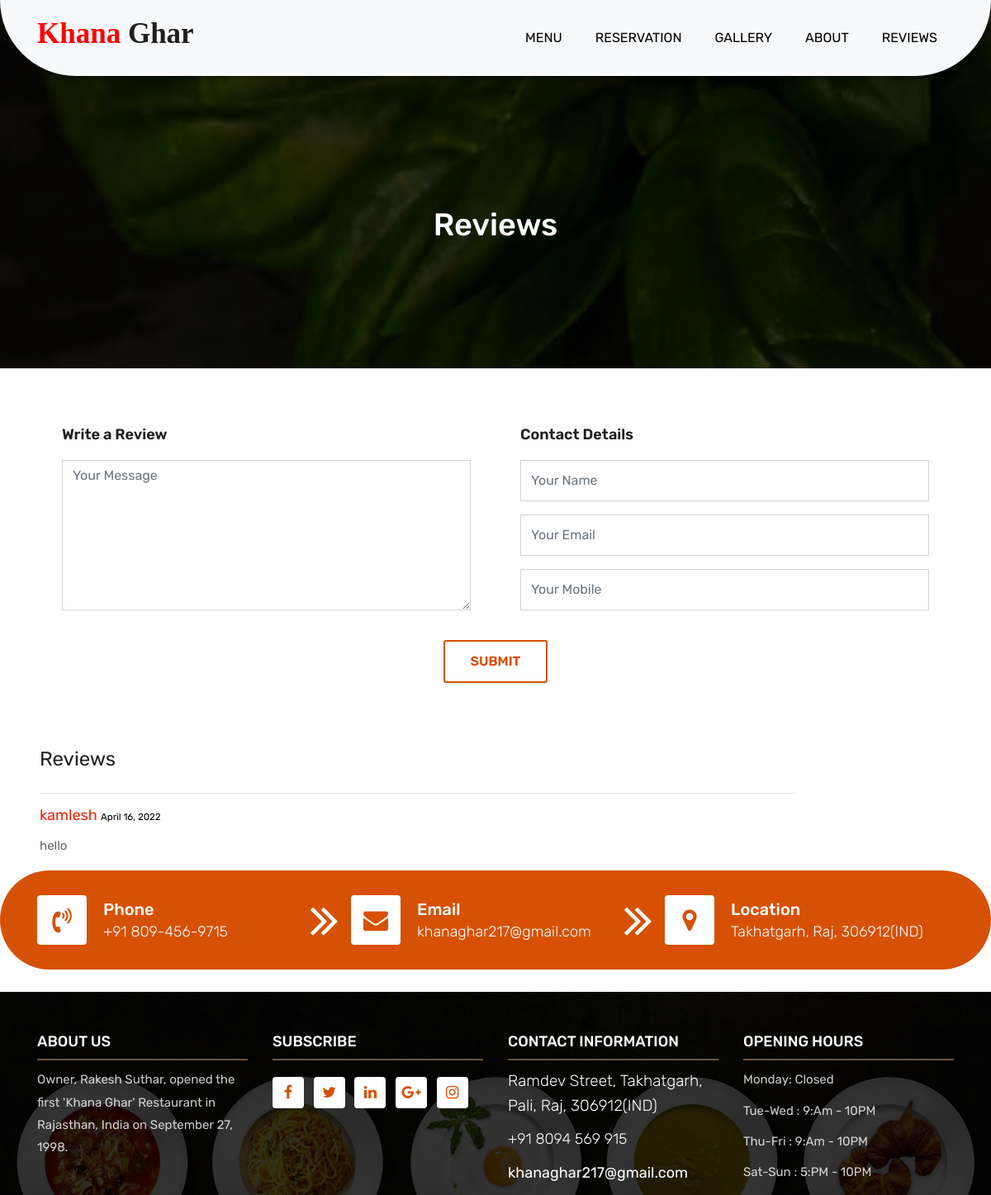
The page /review on the database as committed earlier.
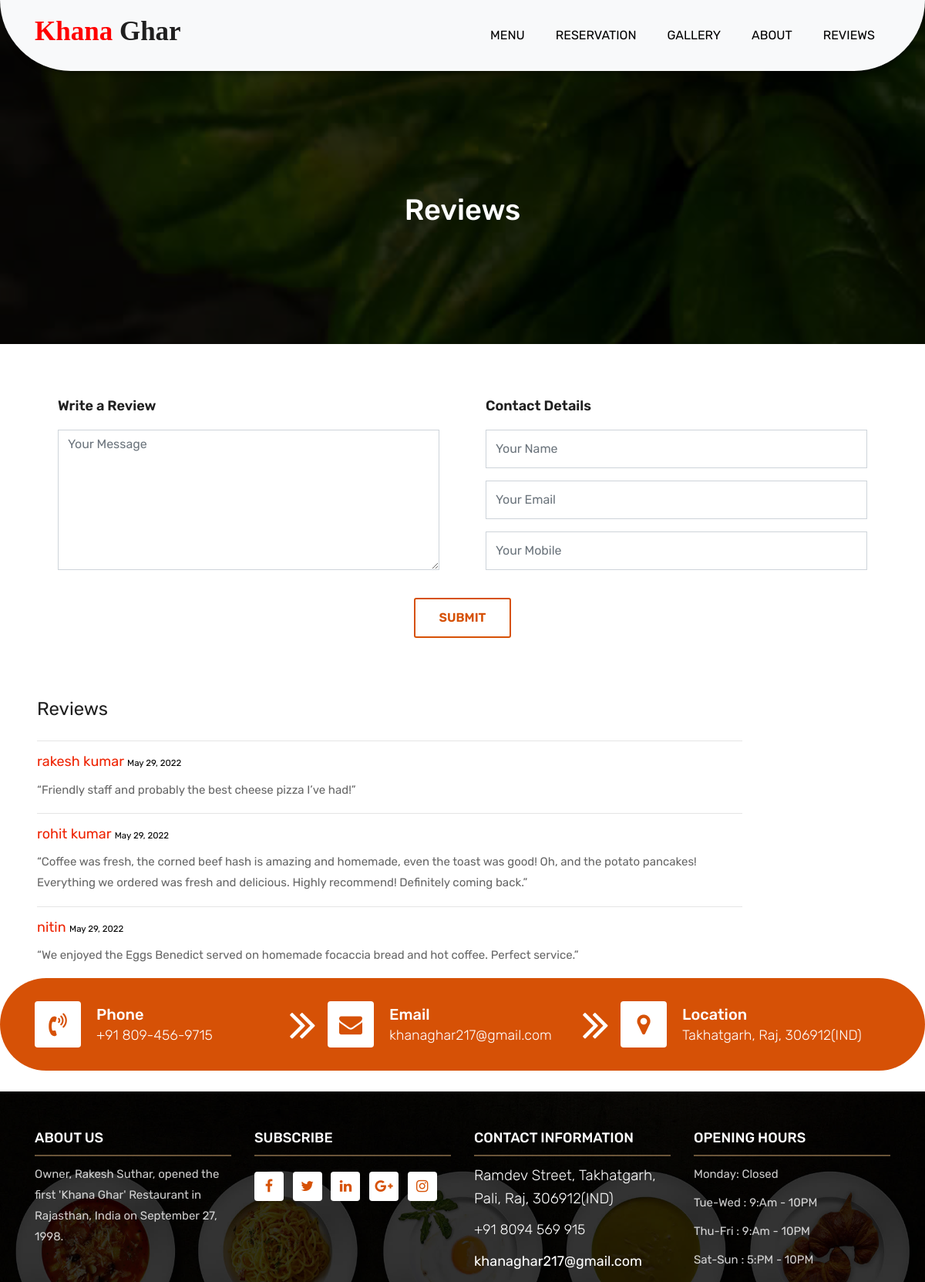
The same page on the database as committed later.
### food/models.py (models this page shows)
class Review(models.Model):
    name=models.CharField( max_length=50)
    email=models.CharField(null=True, max_length=50)
    phone=models.CharField(null=True, max_length=50)
    massage=models.TextField()
    time=models.DateField(auto_now_add=True)

### food/views.py (the view, shortened to what this page needs)
# urls.py: path('review', review , name="review")
def review(request):
    context={
        "Reviews":Review.objects.all()[::-1],
    }
    return render(request, "reviews.html",context)

### templates/reviews.html (shortened to what this page needs)
{% extends 'base.html' %}
{% load static %}
	{% block body%}
<div class="all-page-title page-breadcrumb">
    <div class="container text-center">
        <div class="row">
            <div class="col-lg-12">
                <h1>Reviews</h1>
            </div>
        </div>
    </div>
</div>
<div class="container">
	<div class="reservation-box">
		<div class="container">
			<div class="row">
				<div class="col-lg-12 col-sm-12 col-xs-12">
					<div class="contact-block">
						<form  method="post" action="">
							<div class="row">
								<div class="col-md-6">
									<h3>Write a Review</h3>
									<div class="col-md-12">
										<div class="form-group">
											<textarea  name="massage" class="form-control" id="message" placeholder="Your Message" rows="7" data-error="Write your message" required></textarea>
										</div>
									</div>
								</div>
								<div class="col-md-6">
									<h3>Contact Details</h3>
									<div class="col-md-12">
										<div class="form-group">
											<input type="text" class="form-control" id="name" name="name" placeholder="Your Name" required data-error="Please enter your name">
										</div>
									</div>
									<div class="col-md-12">
										<div class="form-group">
											<input type="email" placeholder="Your Email" id="email" class="form-control" name="email" data-error="Please enter your email">
										</div>
									</div>
									<div class="col-md-12">
										<div class="form-group">
											<input type="tel" pattern="[1-9]{1}[0-9]{9}" placeholder="Your Mobile" id="phone" class="form-control" name="phone" data-error="Please enter your Numbar">
										</div>
									</div>
								</div>
								<div class="col-md-12">
									<div class="submit-button text-center">
										<button class="btn btn-common" id="submit" type="submit">Submit</button>
									</div>
								</div>
							</div>
						</form>
					</div>
				</div>
			</div>
		</div>
	</div>
</div>
{% if Reviews%}
<div class="row px-xl-5">
	<div class="col">
				<div class="row">
					<div class="col-md-10">
						<h1> Reviews</h1>
{% for review in Reviews %}
<hr >
						<h3 style="color:#ee2200;">{{review.name}} <small style="color:black;"><small>  {{review.time}}</small></small> </h3>
					<p>{{review.massage}}</p>
{% endfor %}
					</div>
	</div>
</div>
</div>
{% endif %}
{% endblock %}

### templates/base.html (shortened to what this page needs)
<!DOCTYPE html>
{% load static %}
<html lang="en">
<head>
    <link rel="stylesheet" href="{% static 'css/bootstrap.min.css'%}">
    <link rel="stylesheet" href="{% static 'css/style.css'%}">
    <link rel="stylesheet" href="{% static 'css/responsive.css'%}">
    <link rel="stylesheet" href="{% static 'css/custom.css'%}">
</head>
<body>
	<header class="top-navbar">
		<nav class="navbar navbar-expand-lg navbar-light bg-light">
			<div class="container">
				<a class="navbar-brand" href="/">
                    <h1 style="font-family:Comic Sans MS; font-size: 35px;"><strong><span style="color:red;"> Khana</span> Ghar </strong></h1>
				</a>
				<div class="collapse navbar-collapse" id="navbars-rs-food">
					<ul class="navbar-nav ml-auto">
						<li class="nav-item"><a class="nav-link" href="/menu">Menu</a></li>
                        <li class="nav-item"><a class="nav-link" href="/reservation">Reservation</a></li>
                        <li class="nav-item"><a class="nav-link" href="/gallery">gallery</a></li>
						<li class="nav-item"><a class="nav-link" href="/about">About</a></li>
						<li class="nav-item"><a class="nav-link" href="/review">Reviews</a></li>
					</ul>
				</div>
			</div>
		</nav>
	</header>
{% block body %}
{% endblock%}
<div class="contact-imfo-box"  >
	<div class="container"  >
		<div class="row" >
			<div class="col-md-4 arrow-right">
				<i class="fa fa-volume-control-phone"></i>
				<div class="overflow-hidden">
					<h4>Phone</h4>
					<p class="lead">
						+91 809-456-9715
					</p>
				</div>
			</div>
			<div class="col-md-4 arrow-right">
				<i class="fa fa-envelope"></i>
				<div class="overflow-hidden">
					<h4>Email</h4>
					<p class="lead">
						khanaghar217@gmail.com
					</p>
				</div>
			</div>
			<div class="col-md-4">
				<i class="fa fa-map-marker"></i>
				<div class="overflow-hidden">
					<h4>Location</h4>
					<p class="lead">
						Takhatgarh, Raj, 306912(IND)
					</p>
				</div>
			</div>
		</div>
	</div>
</div>
<br>
	<footer class="footer-area bg-f">
		<div class="container">
			<div class="row">
				<div class="col-lg-3 col-md-6">
					<h3>About Us</h3>
					<p>Owner, Rakesh Suthar, opened the first 'Khana Ghar' Restaurant in Rajasthan, India on September 27, 1998. </p>
				</div>
				<div class="col-lg-3 col-md-6">
					<h3>Subscribe</h3>
					<ul class="list-inline f-social">
						<li class="list-inline-item"><a href="#"><i class="fa fa-facebook" aria-hidden="true"></i></a></li>
						<li class="list-inline-item"><a href="#"><i class="fa fa-twitter" aria-hidden="true"></i></a></li>
						<li class="list-inline-item"><a href="#"><i class="fa fa-linkedin" aria-hidden="true"></i></a></li>
						<li class="list-inline-item"><a href="#"><i class="fa fa-google-plus" aria-hidden="true"></i></a></li>
						<li class="list-inline-item"><a href="#"><i class="fa fa-instagram" aria-hidden="true"></i></a></li>
					</ul>
				</div>
				<div class="col-lg-3 col-md-6">
					<h3>Contact information</h3>
					<p class="lead">Ramdev Street, Takhatgarh, Pali, Raj, 306912(IND)</p>
					<p class="lead"><a href="#">+91 8094 569 915</a></p>
					<p><a href="#"> khanaghar217@gmail.com</a></p>
				</div>
				<div class="col-lg-3 col-md-6">
					<h3>Opening hours</h3>
					<p><span class="text-color">Monday: </span>Closed</p>
					<p><span class="text-color">Tue-Wed :</span> 9:Am - 10PM</p>
					<p><span class="text-color">Thu-Fri :</span> 9:Am - 10PM</p>
					<p><span class="text-color">Sat-Sun :</span> 5:PM - 10PM</p>
				</div>
			</div>
		</div>
	</footer>
</body>
</html>

Rows that differ between the two databases and show on the page:
removed Review: name "kamlesh", time "April 16, 2022", massage "hello"
added Review: name "rakesh kumar", time "May 29, 2022", massage "“Friendly staff and probably the best cheese pizza I’ve had!”"
added Review: name "rohit kumar", time "May 29, 2022", massage "“Coffee was fresh, the corned beef hash is amazing and homemade, even the toast was good! Oh, and the potato pancakes! Everything we ordered was fresh and delicious. Highly recommend! Definitely coming back.”"
added Review: name "nitin", time "May 29, 2022", massage "“We enjoyed the Eggs Benedict served on homemade focaccia bread and hot coffee. Perfect service.”"
